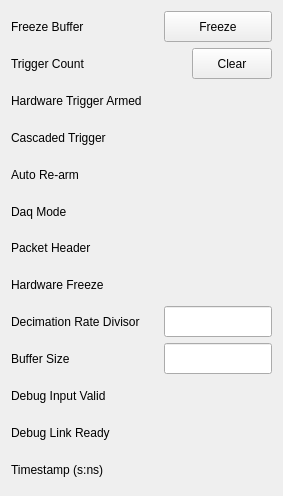
<?xml version="1.0" encoding="UTF-8"?>
<ui version="4.0">
 <class>Form</class>
 <widget class="QWidget" name="Form">
  <property name="geometry">
   <rect>
    <x>0</x>
    <y>0</y>
    <width>283</width>
    <height>496</height>
   </rect>
  </property>
  <property name="windowTitle">
   <string>Form</string>
  </property>
  <property name="styleSheet">
   <string notr="true"/>
  </property>
  <layout class="QGridLayout" name="gridLayout">
   <item row="2" column="0" colspan="2">
    <widget class="QLabel" name="label">
     <property name="font">
      <font/>
     </property>
     <property name="styleSheet">
      <string notr="true"/>
     </property>
     <property name="text">
      <string>Hardware Trigger Armed</string>
     </property>
    </widget>
   </item>
   <item row="9" column="2">
    <widget class="PyDMLineEdit" name="PyDMLineEdit_2">
     <property name="sizePolicy">
      <sizepolicy hsizetype="Preferred" vsizetype="Preferred">
       <horstretch>0</horstretch>
       <verstretch>0</verstretch>
      </sizepolicy>
     </property>
     <property name="toolTip">
      <string/>
     </property>
     <property name="styleSheet">
      <string notr="true"/>
     </property>
     <property name="readOnly">
      <bool>false</bool>
     </property>
     <property name="channel" stdset="0">
      <string>ca://${DEVICE}:DAQMUX${MUX}_BUFFSIZE</string>
     </property>
     <property name="displayFormat" stdset="0">
      <enum>PyDMLineEdit::Default</enum>
     </property>
    </widget>
   </item>
   <item row="4" column="2">
    <widget class="PyDMEnumButton" name="PyDMEnumButton_3">
     <property name="minimumSize">
      <size>
       <width>0</width>
       <height>0</height>
      </size>
     </property>
     <property name="maximumSize">
      <size>
       <width>16777215</width>
       <height>48</height>
      </size>
     </property>
     <property name="toolTip">
      <string/>
     </property>
     <property name="channel" stdset="0">
      <string>ca://${DEVICE}:DAQMUX${MUX}_AUTOREARM</string>
     </property>
     <property name="orientation" stdset="0">
      <enum>Qt::Horizontal</enum>
     </property>
     <property name="marginTop" stdset="0">
      <number>0</number>
     </property>
     <property name="marginBottom" stdset="0">
      <number>0</number>
     </property>
     <property name="marginLeft" stdset="0">
      <number>0</number>
     </property>
     <property name="marginRight" stdset="0">
      <number>0</number>
     </property>
     <property name="horizontalSpacing" stdset="0">
      <number>0</number>
     </property>
     <property name="verticalSpacing" stdset="0">
      <number>0</number>
     </property>
    </widget>
   </item>
   <item row="5" column="2">
    <widget class="PyDMEnumButton" name="PyDMEnumButton_4">
     <property name="minimumSize">
      <size>
       <width>0</width>
       <height>0</height>
      </size>
     </property>
     <property name="maximumSize">
      <size>
       <width>16777215</width>
       <height>48</height>
      </size>
     </property>
     <property name="toolTip">
      <string/>
     </property>
     <property name="channel" stdset="0">
      <string>ca://${DEVICE}:DAQMUX${MUX}_DAQMODE</string>
     </property>
     <property name="orientation" stdset="0">
      <enum>Qt::Horizontal</enum>
     </property>
     <property name="marginTop" stdset="0">
      <number>0</number>
     </property>
     <property name="marginBottom" stdset="0">
      <number>0</number>
     </property>
     <property name="marginLeft" stdset="0">
      <number>0</number>
     </property>
     <property name="marginRight" stdset="0">
      <number>0</number>
     </property>
     <property name="horizontalSpacing" stdset="0">
      <number>0</number>
     </property>
     <property name="verticalSpacing" stdset="0">
      <number>0</number>
     </property>
    </widget>
   </item>
   <item row="4" column="0">
    <widget class="QLabel" name="label_5">
     <property name="font">
      <font/>
     </property>
     <property name="styleSheet">
      <string notr="true"/>
     </property>
     <property name="text">
      <string>Auto Re-arm</string>
     </property>
    </widget>
   </item>
   <item row="6" column="2">
    <widget class="PyDMEnumButton" name="PyDMEnumButton_5">
     <property name="minimumSize">
      <size>
       <width>0</width>
       <height>0</height>
      </size>
     </property>
     <property name="maximumSize">
      <size>
       <width>16777215</width>
       <height>48</height>
      </size>
     </property>
     <property name="toolTip">
      <string/>
     </property>
     <property name="channel" stdset="0">
      <string>ca://${DEVICE}:DAQMUX${MUX}_PACKETHEADER</string>
     </property>
     <property name="orientation" stdset="0">
      <enum>Qt::Horizontal</enum>
     </property>
     <property name="marginTop" stdset="0">
      <number>0</number>
     </property>
     <property name="marginBottom" stdset="0">
      <number>0</number>
     </property>
     <property name="marginLeft" stdset="0">
      <number>0</number>
     </property>
     <property name="marginRight" stdset="0">
      <number>0</number>
     </property>
     <property name="horizontalSpacing" stdset="0">
      <number>0</number>
     </property>
     <property name="verticalSpacing" stdset="0">
      <number>0</number>
     </property>
    </widget>
   </item>
   <item row="11" column="0">
    <widget class="QLabel" name="label_13">
     <property name="font">
      <font/>
     </property>
     <property name="styleSheet">
      <string notr="true"/>
     </property>
     <property name="text">
      <string>Debug Link Ready</string>
     </property>
    </widget>
   </item>
   <item row="0" column="0">
    <widget class="QLabel" name="label_2">
     <property name="font">
      <font/>
     </property>
     <property name="styleSheet">
      <string notr="true"/>
     </property>
     <property name="text">
      <string>Freeze Buffer</string>
     </property>
    </widget>
   </item>
   <item row="5" column="0">
    <widget class="QLabel" name="label_6">
     <property name="font">
      <font/>
     </property>
     <property name="styleSheet">
      <string notr="true"/>
     </property>
     <property name="text">
      <string>Daq Mode</string>
     </property>
    </widget>
   </item>
   <item row="0" column="2">
    <widget class="PyDMPushButton" name="PyDMPushButton_3">
     <property name="sizePolicy">
      <sizepolicy hsizetype="Minimum" vsizetype="Preferred">
       <horstretch>0</horstretch>
       <verstretch>0</verstretch>
      </sizepolicy>
     </property>
     <property name="minimumSize">
      <size>
       <width>0</width>
       <height>0</height>
      </size>
     </property>
     <property name="toolTip">
      <string/>
     </property>
     <property name="styleSheet">
      <string notr="true"/>
     </property>
     <property name="text">
      <string>Freeze</string>
     </property>
     <property name="channel" stdset="0">
      <string>ca://${DEVICE}:DAQMUX${MUX}_FRZBUF</string>
     </property>
     <property name="pressValue" stdset="0">
      <string>1</string>
     </property>
    </widget>
   </item>
   <item row="8" column="2">
    <widget class="PyDMLineEdit" name="PyDMLineEdit">
     <property name="sizePolicy">
      <sizepolicy hsizetype="Preferred" vsizetype="Preferred">
       <horstretch>0</horstretch>
       <verstretch>0</verstretch>
      </sizepolicy>
     </property>
     <property name="toolTip">
      <string/>
     </property>
     <property name="styleSheet">
      <string notr="true"/>
     </property>
     <property name="readOnly">
      <bool>false</bool>
     </property>
     <property name="channel" stdset="0">
      <string>ca://${DEVICE}:DAQMUX${MUX}_DECRATEDIV</string>
     </property>
     <property name="displayFormat" stdset="0">
      <enum>PyDMLineEdit::Default</enum>
     </property>
    </widget>
   </item>
   <item row="12" column="2">
    <layout class="QHBoxLayout" name="horizontalLayout_8">
     <item>
      <widget class="PyDMLabel" name="PyDMLabel_3">
       <property name="toolTip">
        <string/>
       </property>
       <property name="styleSheet">
        <string notr="true"/>
       </property>
       <property name="frameShape">
        <enum>QFrame::NoFrame</enum>
       </property>
       <property name="text">
        <string/>
       </property>
       <property name="channel" stdset="0">
        <string>ca://${DEVICE}:DAQMUX${MUX}_TS_SEC</string>
       </property>
      </widget>
     </item>
     <item>
      <widget class="PyDMLabel" name="PyDMLabel_4">
       <property name="toolTip">
        <string/>
       </property>
       <property name="styleSheet">
        <string notr="true"/>
       </property>
       <property name="frameShape">
        <enum>QFrame::NoFrame</enum>
       </property>
       <property name="text">
        <string/>
       </property>
       <property name="channel" stdset="0">
        <string>ca://${DEVICE}:DAQMUX${MUX}_TS_NSEC</string>
       </property>
      </widget>
     </item>
    </layout>
   </item>
   <item row="7" column="2">
    <widget class="PyDMEnumButton" name="PyDMEnumButton_6">
     <property name="minimumSize">
      <size>
       <width>0</width>
       <height>0</height>
      </size>
     </property>
     <property name="maximumSize">
      <size>
       <width>16777215</width>
       <height>48</height>
      </size>
     </property>
     <property name="toolTip">
      <string/>
     </property>
     <property name="channel" stdset="0">
      <string>ca://${DEVICE}:DAQMUX${MUX}_HWFRZ</string>
     </property>
     <property name="orientation" stdset="0">
      <enum>Qt::Horizontal</enum>
     </property>
     <property name="marginTop" stdset="0">
      <number>0</number>
     </property>
     <property name="marginBottom" stdset="0">
      <number>0</number>
     </property>
     <property name="marginLeft" stdset="0">
      <number>0</number>
     </property>
     <property name="marginRight" stdset="0">
      <number>0</number>
     </property>
     <property name="horizontalSpacing" stdset="0">
      <number>0</number>
     </property>
     <property name="verticalSpacing" stdset="0">
      <number>0</number>
     </property>
    </widget>
   </item>
   <item row="6" column="0">
    <widget class="QLabel" name="label_7">
     <property name="font">
      <font/>
     </property>
     <property name="styleSheet">
      <string notr="true"/>
     </property>
     <property name="text">
      <string>Packet Header</string>
     </property>
    </widget>
   </item>
   <item row="7" column="0">
    <widget class="QLabel" name="label_8">
     <property name="font">
      <font/>
     </property>
     <property name="styleSheet">
      <string notr="true"/>
     </property>
     <property name="text">
      <string>Hardware Freeze</string>
     </property>
    </widget>
   </item>
   <item row="10" column="2">
    <widget class="PyDMLabel" name="PyDMLabel">
     <property name="toolTip">
      <string/>
     </property>
     <property name="styleSheet">
      <string notr="true"/>
     </property>
     <property name="frameShape">
      <enum>QFrame::NoFrame</enum>
     </property>
     <property name="text">
      <string/>
     </property>
     <property name="channel" stdset="0">
      <string>ca://${DEVICE}:DAQMUX${MUX}_DBGINPVALID</string>
     </property>
     <property name="displayFormat" stdset="0">
      <enum>PyDMLabel::Hex</enum>
     </property>
    </widget>
   </item>
   <item row="12" column="0">
    <widget class="QLabel" name="label_14">
     <property name="font">
      <font/>
     </property>
     <property name="styleSheet">
      <string notr="true"/>
     </property>
     <property name="text">
      <string>Timestamp (s:ns)</string>
     </property>
    </widget>
   </item>
   <item row="3" column="0">
    <widget class="QLabel" name="label_4">
     <property name="font">
      <font/>
     </property>
     <property name="styleSheet">
      <string notr="true"/>
     </property>
     <property name="text">
      <string>Cascaded Trigger</string>
     </property>
    </widget>
   </item>
   <item row="2" column="2">
    <widget class="PyDMEnumButton" name="PyDMEnumButton_2">
     <property name="minimumSize">
      <size>
       <width>0</width>
       <height>0</height>
      </size>
     </property>
     <property name="maximumSize">
      <size>
       <width>16777215</width>
       <height>48</height>
      </size>
     </property>
     <property name="toolTip">
      <string/>
     </property>
     <property name="channel" stdset="0">
      <string>ca://${DEVICE}:DAQMUX${MUX}_ARMHWTRG </string>
     </property>
     <property name="orientation" stdset="0">
      <enum>Qt::Horizontal</enum>
     </property>
     <property name="marginTop" stdset="0">
      <number>0</number>
     </property>
     <property name="marginBottom" stdset="0">
      <number>0</number>
     </property>
     <property name="marginLeft" stdset="0">
      <number>0</number>
     </property>
     <property name="marginRight" stdset="0">
      <number>0</number>
     </property>
     <property name="horizontalSpacing" stdset="0">
      <number>0</number>
     </property>
     <property name="verticalSpacing" stdset="0">
      <number>0</number>
     </property>
    </widget>
   </item>
   <item row="11" column="2">
    <widget class="PyDMLabel" name="PyDMLabel_2">
     <property name="toolTip">
      <string/>
     </property>
     <property name="styleSheet">
      <string notr="true"/>
     </property>
     <property name="frameShape">
      <enum>QFrame::NoFrame</enum>
     </property>
     <property name="text">
      <string/>
     </property>
     <property name="channel" stdset="0">
      <string>ca://${DEVICE}:DAQMUX${MUX}_DBGLNKRDY</string>
     </property>
     <property name="displayFormat" stdset="0">
      <enum>PyDMLabel::Hex</enum>
     </property>
     <property name="buddy">
      <cstring></cstring>
     </property>
    </widget>
   </item>
   <item row="1" column="1" colspan="2">
    <layout class="QHBoxLayout" name="horizontalLayout">
     <item>
      <widget class="PyDMLabel" name="PyDMLabel_5">
       <property name="minimumSize">
        <size>
         <width>0</width>
         <height>0</height>
        </size>
       </property>
       <property name="toolTip">
        <string/>
       </property>
       <property name="styleSheet">
        <string notr="true"/>
       </property>
       <property name="frameShape">
        <enum>QFrame::NoFrame</enum>
       </property>
       <property name="text">
        <string/>
       </property>
       <property name="channel" stdset="0">
        <string>ca://${DEVICE}:DAQMUX${MUX}_TRGCNT</string>
       </property>
      </widget>
     </item>
     <item>
      <widget class="PyDMPushButton" name="PyDMPushButton_5">
       <property name="sizePolicy">
        <sizepolicy hsizetype="Preferred" vsizetype="Preferred">
         <horstretch>0</horstretch>
         <verstretch>0</verstretch>
        </sizepolicy>
       </property>
       <property name="minimumSize">
        <size>
         <width>0</width>
         <height>0</height>
        </size>
       </property>
       <property name="toolTip">
        <string/>
       </property>
       <property name="styleSheet">
        <string notr="true"/>
       </property>
       <property name="text">
        <string>Clear</string>
       </property>
       <property name="channel" stdset="0">
        <string>ca://${DEVICE}:DAQMUX${MUX}_CLRTRGST</string>
       </property>
       <property name="pressValue" stdset="0">
        <string>1</string>
       </property>
      </widget>
     </item>
    </layout>
   </item>
   <item row="9" column="0">
    <widget class="QLabel" name="label_10">
     <property name="font">
      <font/>
     </property>
     <property name="styleSheet">
      <string notr="true"/>
     </property>
     <property name="text">
      <string>Buffer Size</string>
     </property>
    </widget>
   </item>
   <item row="8" column="0" colspan="2">
    <widget class="QLabel" name="label_9">
     <property name="font">
      <font/>
     </property>
     <property name="styleSheet">
      <string notr="true"/>
     </property>
     <property name="text">
      <string>Decimation Rate Divisor</string>
     </property>
    </widget>
   </item>
   <item row="10" column="0">
    <widget class="QLabel" name="label_12">
     <property name="font">
      <font/>
     </property>
     <property name="styleSheet">
      <string notr="true"/>
     </property>
     <property name="text">
      <string>Debug Input Valid</string>
     </property>
    </widget>
   </item>
   <item row="1" column="0">
    <widget class="QLabel" name="label_11">
     <property name="font">
      <font/>
     </property>
     <property name="styleSheet">
      <string notr="true"/>
     </property>
     <property name="text">
      <string>Trigger Count</string>
     </property>
    </widget>
   </item>
   <item row="3" column="2">
    <widget class="PyDMEnumButton" name="PyDMEnumButton">
     <property name="minimumSize">
      <size>
       <width>0</width>
       <height>0</height>
      </size>
     </property>
     <property name="maximumSize">
      <size>
       <width>16777215</width>
       <height>48</height>
      </size>
     </property>
     <property name="toolTip">
      <string/>
     </property>
     <property name="channel" stdset="0">
      <string>ca://${DEVICE}:DAQMUX${MUX}_CSCDTRG</string>
     </property>
     <property name="orientation" stdset="0">
      <enum>Qt::Horizontal</enum>
     </property>
     <property name="marginTop" stdset="0">
      <number>0</number>
     </property>
     <property name="marginBottom" stdset="0">
      <number>0</number>
     </property>
     <property name="marginLeft" stdset="0">
      <number>0</number>
     </property>
     <property name="marginRight" stdset="0">
      <number>0</number>
     </property>
     <property name="horizontalSpacing" stdset="0">
      <number>0</number>
     </property>
     <property name="verticalSpacing" stdset="0">
      <number>0</number>
     </property>
    </widget>
   </item>
  </layout>
 </widget>
 <customwidgets>
  <customwidget>
   <class>PyDMLabel</class>
   <extends>QLabel</extends>
   <header>pydm.widgets.label</header>
  </customwidget>
  <customwidget>
   <class>PyDMLineEdit</class>
   <extends>QLineEdit</extends>
   <header>pydm.widgets.line_edit</header>
  </customwidget>
  <customwidget>
   <class>PyDMEnumButton</class>
   <extends>QWidget</extends>
   <header>pydm.widgets.enum_button</header>
  </customwidget>
  <customwidget>
   <class>PyDMPushButton</class>
   <extends>QPushButton</extends>
   <header>pydm.widgets.pushbutton</header>
  </customwidget>
 </customwidgets>
 <resources/>
 <connections/>
</ui>
